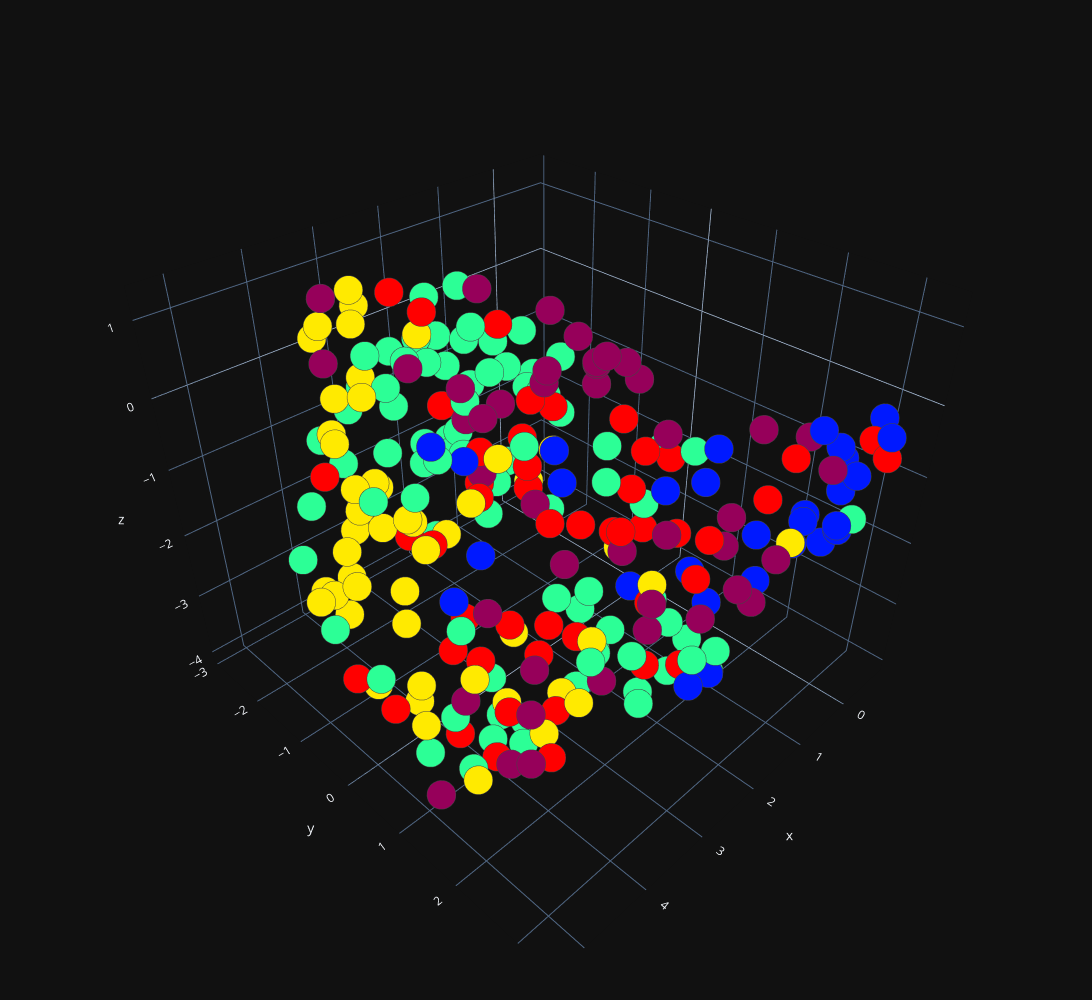

The cell this chart's notebook holds for it:
### Code cell
plot_3d(reducer.embedding_[:, 0],reducer.embedding_[:, 1],reducer.embedding_[:, 2])

### Figure 1 — Plotly figure (JSON) as saved in the notebook; plotly's stock layout.template omitted (floating-point values rounded to 4 significant figures; data arrays with more than 128 entries replaced by an {"elided": "..."} marker saying what was removed)
{"data": [{"marker": {"color": {"elided": "253 int values"}, "colorscale": [[0, "rgb(150,0,90)"], [0.125, "rgb(0,0,200)"], [0.25, "rgb(0,25,255)"], [0.375, "rgb(0,152,255)"], [0.5, "rgb(44,255,150)"], [0.625, "rgb(151,255,0)"], [0.75, "rgb(255,234,0)"], [0.875, "rgb(255,111,0)"], [1, "rgb(255,0,0)"]], "line": {"width": 1}, "opacity": 1, "size": 10}, "mode": "markers", "type": "scatter3d", "x": {"elided": "253 float values"}, "y": {"elided": "253 float values"}, "z": {"elided": "253 float values"}}], "layout": {"height": 1000, "margin": {"b": 50, "l": 50, "r": 50, "t": 50}, "width": 1800}}
